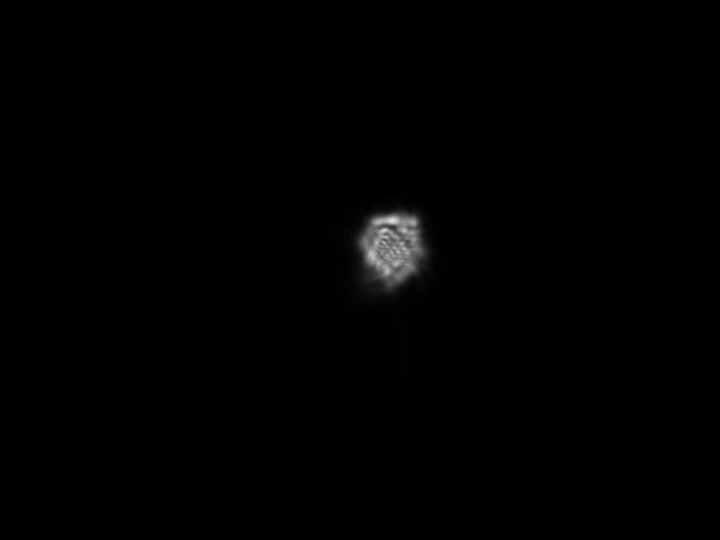
%> input picture Images/Bench_Images/3-23-22/noLP1-5um-0deg.jpg, 1440 x 1080 px (shown at 1/2 size); the run also reads 4 pictures not shown here
$ octave data_3_23.m   (GNU Octave 9; MATLAB toolbox functions it lacks are replaced by stand-ins)
%> lines starting %> are read from the running program, lines starting %| are printed output that depends on the picture
### Data_Scripts/Data_Functions/open_im.m
function mat = open_im(filename)
    %convert a PNG into a double (0-1) array (grayscale).
    im = imread(filename);
    mat = im2double(rgb2gray(im));
end

### Data_Scripts/Data_Functions/image_data_struct.m
function hol = image_data_struct(image, angle)
    %create an image structure from an input intensity array. Specify the
    %relative angle for hologram reconstruction
    im_shape = size(image);
    crop_params = bench_params(im_shape(1), im_shape(2));
    hol = struct('intensity', image, 'x', crop_params.x, ...
        'y', crop_params.y, 'angle', angle);
end

### Data_Scripts/Data_Functions/bench_params.m
function PARAMS = bench_params(num_x_pixels, num_y_pixels, NA)
    arguments
        num_x_pixels
        num_y_pixels
        NA = 0.1
    end
    %get the bench parameters for the camera currently in use. Specify
    %number of pixels in each dimension and it will rescale it to the
    %appropriate units.
    %Measurements from the camera (units mm)
    dx = 3.45e-3; %mm
    dy = dx;
%     num_x_pixels = 1080;
%     num_y_pixels = 1440;
    L_x = dx * num_x_pixels;
    L_y = dy * num_y_pixels;
    X = -L_x/2:dx:L_x/2-dx;
    Y = -L_y/2:dy:L_y/2-dy;

    PARAMS = struct;
    PARAMS.Lx = L_x;      %x side length of input image
    PARAMS.Ly = L_y;      %y side length of input image
    PARAMS.lambda = 490e-6; %wavelength
    PARAMS.Mx = num_x_pixels;        %x samples
    PARAMS.My = num_y_pixels;        %y samples
    PARAMS.NA = NA;        %numerical aperture
    PARAMS.x = X;
    PARAMS.y = Y;
end

### Data_Scripts/Data_Functions/hol_from_data.m
function c_hologram = hol_from_data(image_struct_list)
    % create a complex valued hologram from an input array of
    % image_data_struct() structures. The structures must have an 'angle'
    % field to specify the relative angles between them.
    num_h = length(image_struct_list);
    int_shape = size(image_struct_list(1).intensity);
    angles = zeros(1, num_h);
    intensities = zeros(num_h, int_shape(1), int_shape(2));
    for i = 1:num_h
        angles(i) = image_struct_list(i).angle;
        intensities(i,:,:) = [image_struct_list(i).intensity];
    end
    h_sum = zeros(int_shape);
    for i = 1:num_h
        prev_angle_idx = mod(i - 2 + num_h, num_h)+1;
        prev_angle = angles(prev_angle_idx);
        next_angle_idx = mod(i, num_h)+1;
        next_angle = angles(next_angle_idx);
        phase = exp(1i * prev_angle) - exp(1i * next_angle);
        h_sum = h_sum + squeeze(intensities(i,:,:)) .* phase;
    end
    c_hologram = struct('intensity', h_sum, 'x', ...
        image_struct_list(1).x, 'y', image_struct_list(1).y);
end

### MATLAB_functions/plot_im.m
function plot_im(image_struct, label, type, cax)
    %{
    Quick function to plot a square B&W intensity plot. Supports plotting
    of structures with 'field' or 'intensity' argument. image_struct must
    also have an 'x' and 'y' argument for labeling the axes. Type can be
    either 'intensity', 'real', or 'imag'; to get different components of
    the image plane as needed.
    %}
    arguments
        image_struct %struct with an intensity plot
        label %title for the plot
        type = 'intensity'
        cax = 'auto' %limits for the colorbar (form is [min max])
    end
    if isfield(image_struct, 'intensity')
        field_type = 'intensity';
    elseif isfield(image_struct, 'field')
        field_type = 'field';
    else
        fprintf("Struct did not have an 'intensity' or 'field' field\n");
    end
    if isfield(image_struct, 'x')
        ax_x = 'x';
        ax_y = 'y';
    elseif isfield(image_struct, 'fx')
        ax_x = 'fx';
        ax_y = 'fy';
    else
        fprintf("Struct did not have an 'x' or 'fx' field\n");
    end
    if strcmp(type,'intensity') && strcmp(field_type,'intensity')
        plot_param = abs(image_struct.(field_type));
    elseif strcmp(type,'intensity') && strcmp(field_type,'field')
        plot_param = abs(image_struct.(field_type)).^2;
    elseif strcmp(type,'real')
        plot_param = real(image_struct.(field_type));
    elseif strcmp(type,'imag')
        plot_param = imag(image_struct.(field_type));
    else
        fprintf("Did not recognize plot type. Must be 'intensity', " + ...
            "'real, or 'imag'.");
    end
    imagesc(image_struct.(ax_x), image_struct.(ax_y), ...
        plot_param);
    title(label);
    axis('square');
    colormap('gray');
    caxis(cax);
    if strcmp(ax_x, 'x')
        xlabel("x (mm)");
        ylabel("y (mm)");
    elseif strcmp(ax_x, 'fx')
        xlabel("x (mm^-1)");
        ylabel("y (mm^-1)");
    end
    colorbar();
end

### Data_Scripts/Data_Functions/gen_hol_im.m
function hol_struct = gen_hol_im(hol, z, bench_params)
    % generate a hologram image propagated a given distance z
    hol_plane = fresnel_prop(hol.intensity, z, bench_params);
    hol_struct = struct('intensity', hol_plane, 'x', hol.x, 'y', hol.y);
end

### MATLAB_functions/fresnel_prop.m
function propped = fresnel_prop(im, zf, bench_params)
    %{
    Propagate an image (assumed to start in real space) a distance zf.
    %}
    arguments
        im %array that we want to propagate
        zf
        bench_params
    end
    H = fresnel_propagator(zf, bench_params.Lx, bench_params.Mx, ...
                            bench_params.Ly, bench_params.My, ...
                            bench_params.lambda);
    % Propagate
    ft = fftshift(fft2(im));
    proppedFt = ft .* H;
    propped = ifft2(ifftshift(proppedFt));
end

### MATLAB_functions/fresnel_propagator.m
function H = fresnel_propagator(z, Lx, Mx, Ly, My, lambda)
    arguments
        z % propagataion distance
        Lx = 250e-3
        Mx = 1024
        Ly = 250e-3
        My = 1024
        lambda = 490e-6
    end
    % Define Fresnel Propagtor
    dx = Lx/Mx;
    dy = Ly/My;
    % Define frequency axes
    fMax_x = 1/(2*dx);
    df_x = 1/Lx;
    fx = -fMax_x:df_x:fMax_x-df_x;
    fMax_y = 1/(2*dy);
    df_y = 1/Ly;
    fy = -fMax_y:df_y:fMax_y-df_y;
    [FX,FY] = meshgrid(fx,fy);
    H = exp(2i*pi*z/lambda) .* exp(-1i*pi*lambda*z*(FX.^2 + FY.^2));
end

### Data_Scripts/data_3_23.m
%Script to turn some bench images into an Fresnel hologram. Images are of
%the setup with (LP) and without (noLP) the first Linear Polarized LP1

addpath('../MATLAB_functions/'); %include helper functions
addpath('./Data_Functions/');

%Measurements from the camera (units mm)

base_folder = '../Images/Bench_Images/3-23-22/';
%tuned crop parameters to center the images
crop_LP = [400 600 695 895];
crop_noLP = [400 600 685 885];
%open images
im1_noLP = open_im(strcat(base_folder, 'noLP1-5um-0deg.jpg'));
%> in open_im, im is the input picture: size 1080x1440x3 uint8; min 0, max 228, mean 1.3
im2_noLP = open_im(strcat(base_folder, 'noLP1-5um-60deg.jpg'));
im3_noLP = open_im(strcat(base_folder, 'noLP1-5um-120deg.jpg'));
im1_LP = open_im(strcat(base_folder, 'LP1-5um-0deg.jpg'));
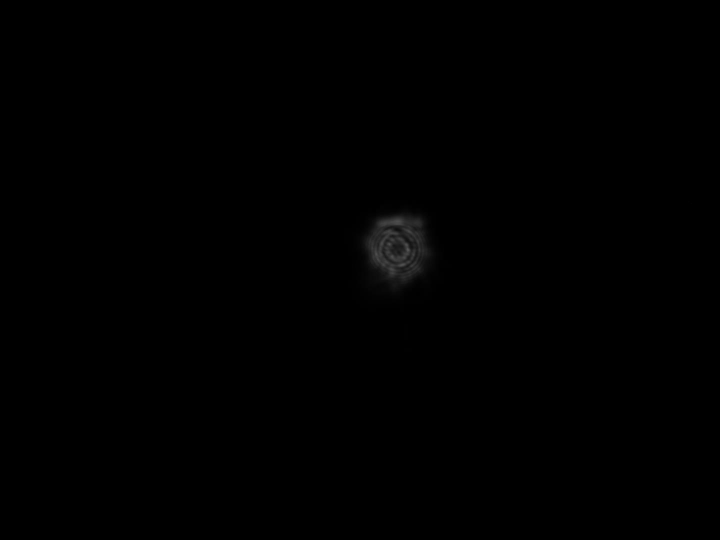
%> input picture Images/Bench_Images/3-23-22/LP1-5um-0deg.jpg, 1440 x 1080 px (shown at 1/2 size)
%> in open_im, im is the input picture: size 1080x1440x3 uint8; min 0, max 89, mean 0.4
im2_LP = open_im(strcat(base_folder, 'LP1-5um-60deg.jpg'));
im3_LP = open_im(strcat(base_folder, 'LP1-5um-120deg.jpg'));
% [6 lines of commented-out code are left out]
h1_noLP = image_data_struct(crop(im1_noLP, crop_noLP), 0);
h2_noLP = image_data_struct(crop(im2_noLP, crop_noLP), pi/3);
h3_noLP = image_data_struct(crop(im3_noLP, crop_noLP), 2*pi/3);
%> call 3 of crop, with crop_array = [400 600 685 885]
%> in crop (call 3), `cropped = im(crop_array(1):crop_array(2), crop_array(3):crop_array(4));`:
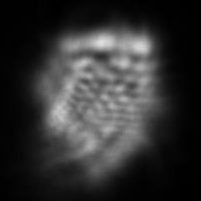
%> cropped: size 201x201 double; min 0, max 0.871, mean 0.192
h1_LP = image_data_struct(crop(im1_LP, crop_LP), 0);
%> call 4 of crop, with crop_array = [400 600 695 895]
%> in crop (call 4), `cropped = im(crop_array(1):crop_array(2), crop_array(3):crop_array(4));`:
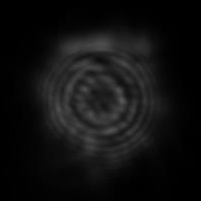
%> cropped: size 201x201 double; min 0, max 0.349, mean 0.0633
h2_LP = image_data_struct(crop(im2_LP, crop_LP), pi/3);
%> call 5 of crop, with crop_array = [400 600 695 895]
%> in crop (call 5), `cropped = im(crop_array(1):crop_array(2), crop_array(3):crop_array(4));`:
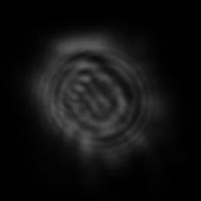
%> cropped: size 201x201 double; min 0, max 0.38, mean 0.0663
h3_LP = image_data_struct(crop(im3_LP, crop_LP), 2*pi/3);
%calculate relevant lengths based on the cropped image size
delta_y_noLP = crop_noLP(2) - crop_noLP(1) + 1;
delta_x_noLP = crop_noLP(4) - crop_noLP(3) + 1;
PARAMS_noLP  = bench_params(delta_x_noLP, delta_y_noLP);
delta_y_LP = crop_LP(2) - crop_LP(1) + 1;
delta_x_LP = crop_LP(4) - crop_LP(3) + 1;
PARAMS_LP  = bench_params(delta_x_LP, delta_y_LP);
%make complex holograms
c_hol_noLP = hol_from_data([h1_noLP h2_noLP h3_noLP]);
%> in hol_from_data, `num_h = length(image_struct_list);`: num_h = 3
%> in hol_from_data, `int_shape = size(image_struct_list(1).intensity);`: int_shape = [201 201]
%> the loop in hol_from_data, `for i = 1:num_h` made 3 passes
%> after the loop in hol_from_data, `for i = 1:num_h`: angles = [0 1.05 2.09]
%> in hol_from_data, `h_sum = zeros(int_shape);`: h_sum: size 201x201 double; every value is 0
%> the loop in hol_from_data, `for i = 1:num_h` made 3 passes
%> (prev_angle_idx, prev_angle, next_angle_idx, next_angle) on passes 1 to 3: (3, 2.09, 2, 1.05), (1, 0, 3, 2.09), (2, 1.05, 1, 0)
c_hol_LP = hol_from_data([h1_LP h2_LP h3_LP]);
%> the loop in hol_from_data (call 2), `for i = 1:num_h` made 3 passes
%> the loop in hol_from_data (call 2), `for i = 1:num_h` made 3 passes
%make plots of the individual images + the complex hologram
flag_plot_hologram = true;
if flag_plot_hologram
    %noLP hologram plot
    hfig_noLP = figure('Name', 'noLP Hologram Plot');
    pos_noLP = get(hfig_noLP,'position');
    %make plot window wider
    set(hfig_noLP,'position',pos_noLP.*[0.25 0.8 2.5 1.2]);
    subplot(2, 2, 1);
    plot_im(h1_noLP, 'noLP Image 1: \theta = 0');
    subplot(2, 2, 2);
    plot_im(h2_noLP, 'noLP Image 2: \theta = 2\pi/3');
    subplot(2, 2, 3);
    plot_im(h3_noLP, 'noLP Image 3: \theta = 4\pi/3');
    subplot(2, 2, 4);
    plot_im(c_hol_noLP, "noLP abs(Complex Hologram)");
    %LP hologram plot
    hfig_LP = figure('Name', 'LP Hologram Plot');
    pos_LP = get(hfig_LP,'position');
    %make plot window wider
    set(hfig_LP,'position',pos_LP.*[0.25 0.8 2.5 1.2]);
    subplot(2, 2, 1);
    plot_im(h1_LP, 'LP Image 1: \theta = 0');
    subplot(2, 2, 2);
    plot_im(h2_LP, 'LP Image 2: \theta = 2\pi/3');
    subplot(2, 2, 3);
    plot_im(h3_LP, 'LP Image 3: \theta = 4\pi/3');
    subplot(2, 2, 4);
    plot_im(c_hol_LP, "LP abs(Complex Hologram)");
%> call 8 of plot_im, with label = 'LP abs(Complex Hologram)'
%> in plot_im (call 8), `plot_param = abs(image_struct.(field_type));`:
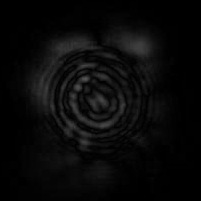
%> plot_param: size 201x201 double; min 0, max 0.337, mean 0.0371
end
flag_gen_3dhol = false;
if flag_gen_3dhol
    figure('Name', 'Generating Movie Scans')
    z_vals = linspace(-15, 15, 400); %focus seems to be ~-8mm
    %noLP 3D hologram focus ~-8.56mm (frame 145)
    data_hol_3d_noLP = hologram3D(c_hol_noLP, z_vals, PARAMS_noLP);
    %convert to movie frames
    data_frames_noLP = hologram3D_to_frames(data_hol_3d_noLP, 'noLP Pinhole');
    %LP 3D hologram
    data_hol_3d_LP = hologram3D(c_hol_LP, z_vals, PARAMS_LP);
    %convert to movie frames
    data_frames_LP = hologram3D_to_frames(data_hol_3d_LP, ...
                                            'LP Pinhole');
    close
end

flag_show_focus = true;
if flag_show_focus
    focus = -8.56;
    focused_noLP = gen_hol_im(c_hol_noLP, focus, PARAMS_noLP);
    focused_LP = gen_hol_im(c_hol_LP, focus, PARAMS_LP);
    crop_params_noLP = [70 130 70 130];
    cropped_noLP = crop_struct(focused_noLP, crop_params_noLP);
    figure('Name', 'Focused Plots');
    subplot(1, 2, 1);
    label_noLP = sprintf('Focused noLP Pinhole (z=%.2f)', focus);
    plot_im(cropped_noLP, label_noLP);
    subplot(1, 2, 2);
    label_LP = sprintf('Focused LP Pinhole (z=%.2f)', focus);
    plot_im(focused_LP, label_LP);
end

flag_show_movie = false;
if flag_show_movie
    figure('Name', 'noLP Pinhole Z-scan Movie')
    movie(data_frames_noLP, 5, 40);
    figure('Name', 'LP Pinhole Z-scan Movie')
    movie(data_frames_LP, 5, 40);
end
flag_save_movie = false;
if flag_save_movie
    if not(isfolder('../Video'))
        mkdir('../Video')
    end
    v_noLP = VideoWriter('../Video/noLP_pinhole.avi');
    open(v_noLP);
    writeVideo(v_noLP, data_frames_noLP);
    close(v_noLP);
    v_LP = VideoWriter('../Video/LP_pinhole.avi');
    open(v_LP);
    writeVideo(v_LP, data_frames_LP);
    close(v_LP);
end
flag_show_PSF = false;
if flag_show_PSF
    %noLP PSF Plot
    midpt_noLP = round(delta_y_noLP / 2);
    hol3d_im_noLP = squeeze(abs(data_hol_3d_noLP.intensity(:,midpt_noLP,:)));
    hol3d_im_noLP = hol3d_im_noLP(60:140,:); %crop PSF for visibility
    hol3d_ft_noLP = FT(data_hol_3d_noLP);
    hol3d_ft_im_noLP = squeeze(abs(hol3d_ft_noLP.intensity(:,midpt_noLP,:)));
    hol3d_ft_im_noLP = hol3d_ft_im_noLP(:,250:end); %crop FT
    figure('Name', 'noLP 3D PSF')
    subplot(1, 2, 1);
    imagesc(data_hol_3d_noLP.z, data_hol_3d_noLP.x(60:140), ...
            hol3d_im_noLP);
    colormap('gray');
    xlabel('distance from z focus (mm)');
    ylabel('x (mm)');
    title('Full 3D PSF');
    colorbar();
    subplot(1, 2, 2);
    colormap('gray');
    imagesc(hol3d_ft_noLP.fz(250:end), hol3d_ft_noLP.fx(60:140), ...
            hol3d_ft_im_noLP);
    xlabel('f_z (mm^{-1})');
    ylabel('f_x (mm^{-1})');
    title ('FT of Full 3D PSF');
    colorbar();
    %LP PSF Plot
    midpt_LP = round(delta_y_LP / 2);
    hol3d_im_LP = squeeze(abs(data_hol_3d_LP.intensity(:,midpt_LP,:)));
    hol3d_ft_LP = FT(data_hol_3d_LP);
    hol3d_ft_im_LP = squeeze(abs(hol3d_ft_LP.intensity(:,midpt_LP,:)));
    hol3d_ft_im_LP = hol3d_ft_im_LP(60:140,250:end); %crop FT
    figure('Name', 'LP 3D PSF')
    subplot(1, 2, 1);
    imagesc(data_hol_3d_LP.z, data_hol_3d_LP.x, hol3d_im_LP);
    colormap('gray');
    xlabel('distance from z focus (mm)');
    ylabel('x (mm)');
    title('Full 3D PSF');
    colorbar();
    subplot(1, 2, 2);
    colormap('gray');
    imagesc(hol3d_ft_LP.fz(250:end), hol3d_ft_LP.fx(60:140), ...
            hol3d_ft_im_LP);
    xlabel('f_z (mm^{-1})');
    ylabel('f_x (mm^{-1})');
    title ('FT of Full 3D PSF');
    colorbar();
end

function cropped = crop(im, crop_array)
    %return a cropped image based on input array of 4 indices
    cropped = im(crop_array(1):crop_array(2), ...
                 crop_array(3):crop_array(4));
end

function cropped_struct = crop_struct(im_struct, crop_array)
%> called with crop_array = [70 130 70 130]
    if isfield(im_struct, 'x')
        x_index = 'x';
        y_index = 'y';
    elseif isfield(im_struct, 'fx')
        x_index = 'fx';
        y_index = 'fy';
    end
    crop_int = im_struct.intensity(crop_array(1):crop_array(2), ...
                                   crop_array(3):crop_array(4));
    crop_x = im_struct.(x_index);
%> crop_x = 201 values from -0.347 to 0.343
    crop_y = im_struct.(y_index);
%> crop_y = 201 values from -0.347 to 0.343
    crop_x = crop_x(crop_array(1):crop_array(2));
%> crop_x = 61 values from -0.109 to 0.0983
    crop_y = crop_y(crop_array(3):crop_array(4));
%> crop_y = 61 values from -0.109 to 0.0983
%> in plot_im (call 9), `plot_param = abs(image_struct.(field_type));`:
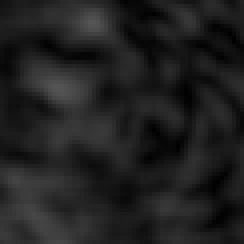
%> plot_param: size 61x61 double (shown 4 times larger); min 0.0039, max 0.334, mean 0.129
%> in plot_im (call 10), `plot_param = abs(image_struct.(field_type));`:
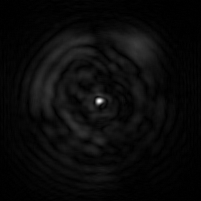
%> plot_param: size 201x201 double; min 2.37e-05, max 0.972, mean 0.0417
    cropped_struct = struct('intensity', crop_int, ...
                            x_index, crop_x, y_index, crop_y);
end
